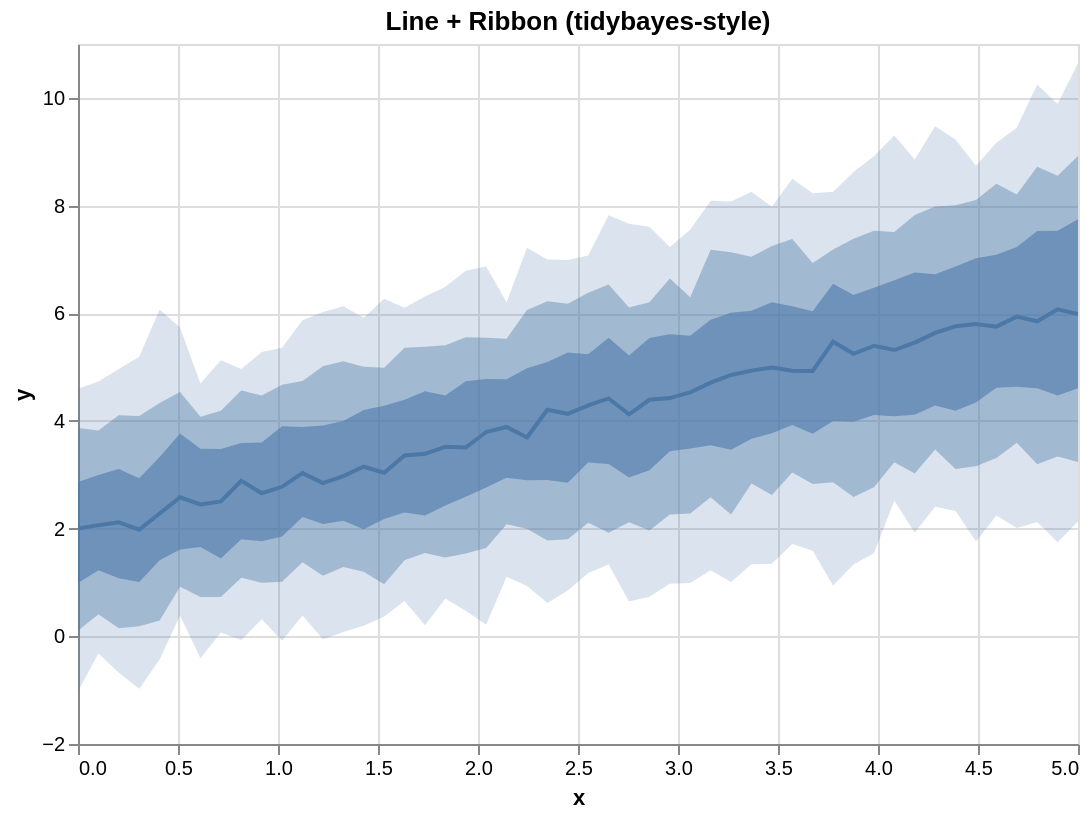

Write the Vega-Lite specification saved for this chart.
### Vega-Lite specification from a JSON file in a GitHub repository (floating-point values rounded to 4 significant figures)
{"$schema": "https://vega.github.io/schema/vega-lite/v5.json", "config": {"axis": {"labelLimit": 0}, "header": {"labelLimit": 0}, "legend": {"labelLimit": 0}}, "data": {"values": [{"__median__": 4.124, "hi_0_5_": 5.215, "hi_0_8_": 6.106, "hi_0_95_": 7.664, "lo_0_5_": 2.948, "lo_0_8_": 2.118, "lo_0_95_": 0.6445, "x": 2.755}, {"__median__": 2.845, "hi_0_5_": 3.914, "hi_0_8_": 5.014, "hi_0_95_": 6.021, "lo_0_5_": 2.087, "lo_0_8_": 1.124, "lo_0_95_": -0.05484, "x": 1.224}, {"__median__": 4.853, "hi_0_5_": 6.009, "hi_0_8_": 7.134, "hi_0_95_": 8.075, "lo_0_5_": 3.463, "lo_0_8_": 2.261, "lo_0_95_": 1.007, "x": 3.265}, {"__median__": 5.472, "hi_0_5_": 6.546, "hi_0_8_": 7.184, "hi_0_95_": 8.257, "lo_0_5_": 3.999, "lo_0_8_": 2.859, "lo_0_95_": 0.9421, "x": 3.776}, {"__median__": 5.802, "hi_0_5_": 7.023, "hi_0_8_": 8.104, "hi_0_95_": 8.737, "lo_0_5_": 4.341, "lo_0_8_": 3.159, "lo_0_95_": 1.76, "x": 4.49}, {"__median__": 2.064, "hi_0_5_": 2.997, "hi_0_8_": 3.824, "hi_0_95_": 4.731, "lo_0_5_": 1.225, "lo_0_8_": 0.4117, "lo_0_95_": -0.3203, "x": 0.102}, {"__median__": 5.316, "hi_0_5_": 6.614, "hi_0_8_": 7.509, "hi_0_95_": 9.3, "lo_0_5_": 4.088, "lo_0_8_": 3.231, "lo_0_95_": 2.518, "x": 4.082}, {"__median__": 1.981, "hi_0_5_": 2.937, "hi_0_8_": 4.089, "hi_0_95_": 5.193, "lo_0_5_": 1.009, "lo_0_8_": 0.189, "lo_0_95_": -0.9749, "x": 0.3061}, {"__median__": 5.85, "hi_0_5_": 7.527, "hi_0_8_": 8.72, "hi_0_95_": 10.25, "lo_0_5_": 4.608, "lo_0_8_": 3.197, "lo_0_95_": 2.122, "x": 4.796}, {"__median__": 4.206, "hi_0_5_": 5.093, "hi_0_8_": 6.223, "hi_0_95_": 7.0, "lo_0_5_": 2.904, "lo_0_8_": 1.778, "lo_0_95_": 0.6182, "x": 2.347}, {"__median__": 2.117, "hi_0_5_": 3.107, "hi_0_8_": 4.106, "hi_0_95_": 4.965, "lo_0_5_": 1.077, "lo_0_8_": 0.1505, "lo_0_95_": -0.6791, "x": 0.2041}, {"__median__": 4.712, "hi_0_5_": 5.879, "hi_0_8_": 7.177, "hi_0_95_": 8.091, "lo_0_5_": 3.55, "lo_0_8_": 2.582, "lo_0_95_": 1.227, "x": 3.163}, {"__median__": 5.455, "hi_0_5_": 6.755, "hi_0_8_": 7.824, "hi_0_95_": 8.854, "lo_0_5_": 4.113, "lo_0_8_": 3.022, "lo_0_95_": 1.923, "x": 4.184}, {"__median__": 3.691, "hi_0_5_": 4.977, "hi_0_8_": 6.06, "hi_0_95_": 7.216, "lo_0_5_": 2.899, "lo_0_8_": 1.999, "lo_0_95_": 0.9365, "x": 2.245}, {"__median__": 4.29, "hi_0_5_": 5.237, "hi_0_8_": 6.381, "hi_0_95_": 7.073, "lo_0_5_": 3.228, "lo_0_8_": 2.109, "lo_0_95_": 1.175, "x": 2.551}, {"__median__": 2.777, "hi_0_5_": 3.902, "hi_0_8_": 4.674, "hi_0_95_": 5.358, "lo_0_5_": 1.852, "lo_0_8_": 1.011, "lo_0_95_": -0.08405, "x": 1.02}, {"__median__": 4.932, "hi_0_5_": 6.128, "hi_0_8_": 7.377, "hi_0_95_": 8.497, "lo_0_5_": 3.925, "lo_0_8_": 3.042, "lo_0_95_": 1.714, "x": 3.571}, {"__median__": 5.396, "hi_0_5_": 6.474, "hi_0_8_": 7.532, "hi_0_95_": 8.917, "lo_0_5_": 4.111, "lo_0_8_": 2.766, "lo_0_95_": 1.544, "x": 3.98}, {"__median__": 2.506, "hi_0_5_": 3.477, "hi_0_8_": 4.188, "hi_0_95_": 5.125, "lo_0_5_": 1.443, "lo_0_8_": 0.7301, "lo_0_95_": 0.07244, "x": 0.7143}, {"__median__": 5.635, "hi_0_5_": 6.724, "hi_0_8_": 7.982, "hi_0_95_": 9.474, "lo_0_5_": 4.286, "lo_0_8_": 3.469, "lo_0_95_": 2.408, "x": 4.286}, {"__median__": 2.887, "hi_0_5_": 3.59, "hi_0_8_": 4.564, "hi_0_95_": 4.964, "lo_0_5_": 1.803, "lo_0_8_": 1.087, "lo_0_95_": -0.0699, "x": 0.8163}, {"__median__": 4.418, "hi_0_5_": 5.545, "hi_0_8_": 6.535, "hi_0_95_": 7.819, "lo_0_5_": 3.198, "lo_0_8_": 1.923, "lo_0_95_": 1.335, "x": 2.653}, {"__median__": 6.072, "hi_0_5_": 7.533, "hi_0_8_": 8.553, "hi_0_95_": 9.885, "lo_0_5_": 4.474, "lo_0_8_": 3.338, "lo_0_95_": 1.747, "x": 4.898}, {"__median__": 4.392, "hi_0_5_": 5.538, "hi_0_8_": 6.203, "hi_0_95_": 7.606, "lo_0_5_": 3.085, "lo_0_8_": 1.967, "lo_0_95_": 0.7327, "x": 2.857}, {"__median__": 3.519, "hi_0_5_": 4.473, "hi_0_8_": 5.407, "hi_0_95_": 6.492, "lo_0_5_": 2.429, "lo_0_8_": 1.465, "lo_0_95_": 0.6988, "x": 1.837}, {"__median__": 4.929, "hi_0_5_": 6.038, "hi_0_8_": 6.933, "hi_0_95_": 8.227, "lo_0_5_": 3.761, "lo_0_8_": 2.829, "lo_0_95_": 1.59, "x": 3.673}, {"__median__": 3.888, "hi_0_5_": 4.774, "hi_0_8_": 5.524, "hi_0_95_": 6.204, "lo_0_5_": 2.942, "lo_0_8_": 2.083, "lo_0_95_": 1.107, "x": 2.143}, {"__median__": 5.936, "hi_0_5_": 7.229, "hi_0_8_": 8.207, "hi_0_95_": 9.446, "lo_0_5_": 4.634, "lo_0_8_": 3.596, "lo_0_95_": 2.01, "x": 4.694}, {"__median__": 2.977, "hi_0_5_": 3.997, "hi_0_8_": 5.107, "hi_0_95_": 6.13, "lo_0_5_": 2.144, "lo_0_8_": 1.286, "lo_0_95_": 0.08166, "x": 1.327}, {"__median__": 2.581, "hi_0_5_": 3.767, "hi_0_8_": 4.536, "hi_0_95_": 5.733, "lo_0_5_": 1.613, "lo_0_8_": 0.9204, "lo_0_95_": 0.3878, "x": 0.5102}, {"__median__": 4.132, "hi_0_5_": 5.273, "hi_0_8_": 6.175, "hi_0_95_": 6.991, "lo_0_5_": 2.851, "lo_0_8_": 1.801, "lo_0_95_": 0.8514, "x": 2.449}, {"__median__": 4.532, "hi_0_5_": 5.58, "hi_0_8_": 6.298, "hi_0_95_": 7.549, "lo_0_5_": 3.488, "lo_0_8_": 2.279, "lo_0_95_": 0.9908, "x": 3.061}, {"__median__": 5.986, "hi_0_5_": 7.746, "hi_0_8_": 8.921, "hi_0_95_": 10.64, "lo_0_5_": 4.609, "lo_0_8_": 3.236, "lo_0_95_": 2.132, "x": 5.0}, {"__median__": 5.751, "hi_0_5_": 7.087, "hi_0_8_": 8.403, "hi_0_95_": 9.166, "lo_0_5_": 4.616, "lo_0_8_": 3.31, "lo_0_95_": 2.246, "x": 4.592}, {"__median__": 2.45, "hi_0_5_": 3.484, "hi_0_8_": 4.08, "hi_0_95_": 4.693, "lo_0_5_": 1.658, "lo_0_8_": 0.7306, "lo_0_95_": -0.4076, "x": 0.6122}, {"__median__": 3.507, "hi_0_5_": 4.739, "hi_0_8_": 5.554, "hi_0_95_": 6.787, "lo_0_5_": 2.591, "lo_0_8_": 1.54, "lo_0_95_": 0.4746, "x": 1.939}, {"__median__": 3.038, "hi_0_5_": 4.282, "hi_0_8_": 4.99, "hi_0_95_": 6.268, "lo_0_5_": 2.179, "lo_0_8_": 0.9666, "lo_0_95_": 0.3664, "x": 1.531}, {"__median__": 5.247, "hi_0_5_": 6.338, "hi_0_8_": 7.385, "hi_0_95_": 8.625, "lo_0_5_": 3.986, "lo_0_8_": 2.588, "lo_0_95_": 1.335, "x": 3.878}, {"__median__": 3.794, "hi_0_5_": 4.778, "hi_0_8_": 5.545, "hi_0_95_": 6.867, "lo_0_5_": 2.766, "lo_0_8_": 1.64, "lo_0_95_": 0.2145, "x": 2.041}, {"__median__": 3.149, "hi_0_5_": 4.201, "hi_0_8_": 5.005, "hi_0_95_": 5.915, "lo_0_5_": 1.987, "lo_0_8_": 1.198, "lo_0_95_": 0.1946, "x": 1.429}, {"__median__": 2.282, "hi_0_5_": 3.332, "hi_0_8_": 4.333, "hi_0_95_": 6.07, "lo_0_5_": 1.411, "lo_0_8_": 0.293, "lo_0_95_": -0.43, "x": 0.4082}, {"__median__": 4.934, "hi_0_5_": 6.048, "hi_0_8_": 7.049, "hi_0_95_": 8.255, "lo_0_5_": 3.669, "lo_0_8_": 2.84, "lo_0_95_": 1.338, "x": 3.367}, {"__median__": 2.002, "hi_0_5_": 2.868, "hi_0_8_": 3.869, "hi_0_95_": 4.599, "lo_0_5_": 0.9888, "lo_0_8_": 0.1055, "lo_0_95_": -1.02, "x": 0.0}, {"__median__": 5.758, "hi_0_5_": 6.867, "hi_0_8_": 8.006, "hi_0_95_": 9.228, "lo_0_5_": 4.19, "lo_0_8_": 3.109, "lo_0_95_": 2.326, "x": 4.388}, {"__median__": 2.657, "hi_0_5_": 3.598, "hi_0_8_": 4.474, "hi_0_95_": 5.281, "lo_0_5_": 1.764, "lo_0_8_": 0.9944, "lo_0_95_": 0.3187, "x": 0.9184}, {"__median__": 3.389, "hi_0_5_": 4.553, "hi_0_8_": 5.376, "hi_0_95_": 6.313, "lo_0_5_": 2.244, "lo_0_8_": 1.549, "lo_0_95_": 0.2048, "x": 1.735}, {"__median__": 4.424, "hi_0_5_": 5.608, "hi_0_8_": 6.645, "hi_0_95_": 7.228, "lo_0_5_": 3.437, "lo_0_8_": 2.263, "lo_0_95_": 0.9783, "x": 2.959}, {"__median__": 3.359, "hi_0_5_": 4.391, "hi_0_8_": 5.36, "hi_0_95_": 6.102, "lo_0_5_": 2.301, "lo_0_8_": 1.414, "lo_0_95_": 0.6577, "x": 1.633}, {"__median__": 4.99, "hi_0_5_": 6.205, "hi_0_8_": 7.246, "hi_0_95_": 7.977, "lo_0_5_": 3.769, "lo_0_8_": 2.622, "lo_0_95_": 1.347, "x": 3.469}, {"__median__": 3.03, "hi_0_5_": 3.886, "hi_0_8_": 4.743, "hi_0_95_": 5.869, "lo_0_5_": 2.216, "lo_0_8_": 1.377, "lo_0_95_": 0.3885, "x": 1.122}]}, "height": 350, "layer": [{"_lr_layer": true, "encoding": {"tooltip": [{"field": "x", "title": "x", "type": "quantitative"}, {"field": "__median__", "title": "median", "type": "quantitative"}, {"field": "lo_0_95_", "title": "95% lo", "type": "quantitative"}, {"field": "hi_0_95_", "title": "95% hi", "type": "quantitative"}], "x": {"field": "x", "scale": {"zero": false}, "type": "quantitative"}, "y": {"field": "lo_0_95_", "scale": {"zero": false}, "title": "y", "type": "quantitative"}, "y2": {"field": "hi_0_95_"}}, "mark": {"line": false, "opacity": 0.2, "type": "area"}, "params": [{"bind": "scales", "name": "grid", "select": {"encodings": ["x", "y"], "type": "interval"}}]}, {"_lr_layer": true, "encoding": {"tooltip": [{"field": "x", "title": "x", "type": "quantitative"}, {"field": "__median__", "title": "median", "type": "quantitative"}, {"field": "lo_0_95_", "title": "95% lo", "type": "quantitative"}, {"field": "hi_0_95_", "title": "95% hi", "type": "quantitative"}], "x": {"field": "x", "scale": {"zero": false}, "type": "quantitative"}, "y": {"field": "lo_0_8_", "scale": {"zero": false}, "title": "y", "type": "quantitative"}, "y2": {"field": "hi_0_8_"}}, "mark": {"line": false, "opacity": 0.4, "type": "area"}}, {"_lr_layer": true, "encoding": {"tooltip": [{"field": "x", "title": "x", "type": "quantitative"}, {"field": "__median__", "title": "median", "type": "quantitative"}, {"field": "lo_0_95_", "title": "95% lo", "type": "quantitative"}, {"field": "hi_0_95_", "title": "95% hi", "type": "quantitative"}], "x": {"field": "x", "scale": {"zero": false}, "type": "quantitative"}, "y": {"field": "lo_0_5_", "scale": {"zero": false}, "title": "y", "type": "quantitative"}, "y2": {"field": "hi_0_5_"}}, "mark": {"line": false, "opacity": 0.6, "type": "area"}}, {"_lr_layer": true, "encoding": {"tooltip": [{"field": "x", "title": "x", "type": "quantitative"}, {"field": "__median__", "title": "median", "type": "quantitative"}, {"field": "lo_0_95_", "title": "95% lo", "type": "quantitative"}, {"field": "hi_0_95_", "title": "95% hi", "type": "quantitative"}], "x": {"field": "x", "scale": {"zero": false}, "type": "quantitative"}, "y": {"field": "__median__", "scale": {"zero": false}, "title": "y", "type": "quantitative"}}, "mark": {"strokeWidth": 2, "type": "line"}}], "title": "Line + Ribbon (tidybayes-style)", "width": 500}
